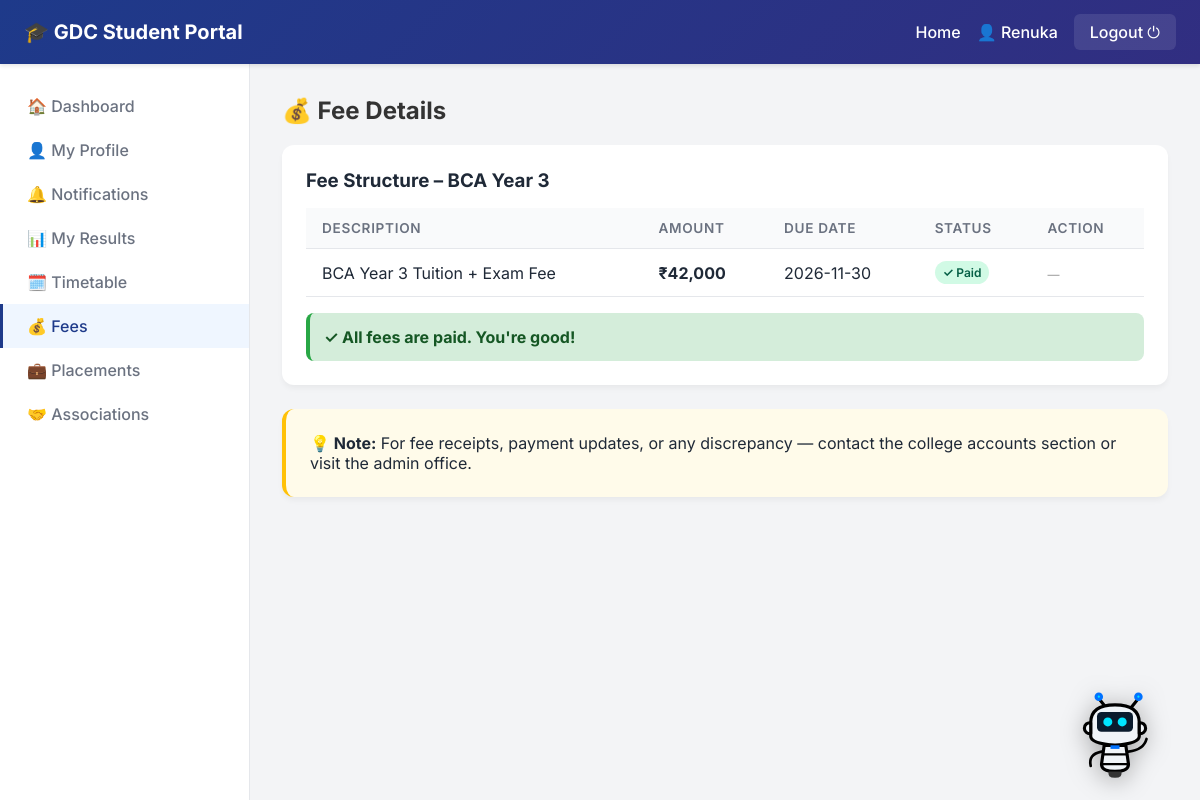
The app's page /student/fees (signed in) with its own data.
### models.py (models this page shows)
class Student(db.Model):
    id = db.Column(db.Integer, primary_key=True)
    reg_number = db.Column(db.String(30), unique=True, nullable=False)
    name = db.Column(db.String(100), nullable=False)
    branch = db.Column(db.String(20))   # bca, bcom, bba, puc, mba, bca(m), bcom(m), bba(m), mba(m)
    year = db.Column(db.Integer)
    email = db.Column(db.String(100))
    phone = db.Column(db.String(15))
    username = db.Column(db.String(50), unique=True)
    password = db.Column(db.String(200))
    account_created = db.Column(db.Boolean, default=False)
    dob = db.Column(db.String(20))
    address = db.Column(db.String(200))
    photo = db.Column(db.String(200), default='default.png')

class Fee(db.Model):
    id = db.Column(db.Integer, primary_key=True)
    branch = db.Column(db.String(20), nullable=False)  # Supports: bca, bcom, bba, puc, mba, bca(m), bcom(m), bba(m), mba(m)
    year = db.Column(db.Integer, nullable=False)
    amount = db.Column(db.Float, nullable=False)
    description = db.Column(db.String(200))
    due_date = db.Column(db.String(30))
    updated_at = db.Column(db.DateTime, default=datetime.utcnow)

### student_routes.py (the view)
@student_bp.route('/fees')
@student_required
def student_fees():
    student = Student.query.get(session['user_id'])
    fees = Fee.query.filter_by(branch=student.branch, year=student.year).all()
    student_fees = StudentFee.query.filter_by(student_id=student.id).all()
    paid_ids = {sf.fee_id for sf in student_fees if sf.paid}
    return render_template('student/fees.html', student=student, fees=fees, paid_ids=paid_ids)

### student_routes.py (called while the page is built)
def student_required(f):
    from functools import wraps
    @wraps(f)
    def decorated(*args, **kwargs):
        if session.get('role') != 'student':
            return redirect(url_for('login'))
        return f(*args, **kwargs)
    return decorated

### templates/student/fees.html (shortened to what this page needs)
{% extends "student/base_student.html" %}
{% block content %}
<h2 style="margin-bottom:20px;color:#333;">💰 Fee Details</h2>
{% if fees %}
<div class="card">
  <h3 style="margin-bottom:16px;">Fee Structure – {{ student.branch.upper() }} Year {{ student.year }}</h3>
  <table>
    <thead>
      <tr><th>Description</th><th>Amount</th><th>Due Date</th><th>Status</th><th>Action</th></tr>
    </thead>
    <tbody>
      {% set total_pending = namespace(amt=0) %}
      {% for f in fees %}
      {% set is_paid = f.id in paid_ids %}
      {% if not is_paid %}{% set total_pending.amt = total_pending.amt + f.amount %}{% endif %}
      <tr>
        <td>{{ f.description or 'Fee' }}</td>
        <td><strong>₹{{ "{:,.0f}".format(f.amount) }}</strong></td>
        <td>{{ f.due_date or 'On Demand' }}</td>
        <td>
          {% if is_paid %}
          <span class="badge badge-green">✓ Paid</span>
          {% else %}
          <span class="badge badge-red">⏳ Pending</span>
          {% endif %}
        </td>
        <td>
          {% if not is_paid %}
          <form action="{{ url_for('student.mark_fee_paid', fee_id=f.id) }}" method="POST" style="display:inline;">
            <button type="submit" class="btn btn-sm" style="background:#4CAF50;color:white;padding:6px 12px;border-radius:4px;border:none;cursor:pointer;font-size:12px;">✓ Paid via Office</button>
          </form>
          {% else %}
          <span style="color:#999;font-size:12px;">—</span>
          {% endif %}
        </td>
      </tr>
      {% endfor %}
    </tbody>
  </table>
  {% if total_pending.amt > 0 %}
  <div style="margin-top:16px;padding:14px;background:#fef2f2;border-radius:8px;
              border-left:4px solid #dc3545;">
    <strong style="color:#b91c1c;">⚠️ Total Pending Amount: ₹{{ "{:,.0f}".format(total_pending.amt) }}</strong><br>
    <small style="color:#666;">Please pay at the college accounts section or contact admin.</small>
  </div>
  {% else %}
  <div style="margin-top:16px;padding:14px;background:#d4edda;border-radius:8px;
              border-left:4px solid #28a745;">
    <strong style="color:#155724;">✓ All fees are paid. You're good!</strong>
  </div>
  {% endif %}
</div>
<div class="card" style="background:#fffbea;border-left:4px solid #ffc107;">
  <strong>💡 Note:</strong> For fee receipts, payment updates, or any discrepancy — contact the college accounts section or visit the admin office.
</div>
{% else %}
<div class="card">
  <p style="color:#999;text-align:center;padding:30px;">
    No fee records found for your branch/year. Contact admin.
  </p>
</div>
{% endif %}
{% endblock %}

### static/css/style.css (style rules this page uses)
:root { --primary: #1e3a8a; --secondary: #d97706; --bg-color: #f3f4f6; --text-dark: #1f2937; --text-light: #6b7280; --white: #ffffff; --sidebar-w: 250px; }
* { margin: 0; padding: 0; box-sizing: border-box; }
body { font-family: 'Inter', sans-serif; background-color: var(--bg-color); color: var(--text-dark); }
.card { background: var(--white); padding: 24px; border-radius: 12px; box-shadow: 0 4px 6px -1px rgba(0,0,0,0.05); margin-bottom: 24px; }
table { width: 100%; border-collapse: collapse; }
th, td { padding: 12px 16px; text-align: left; border-bottom: 1px solid #e5e7eb; }
th { background: #f9fafb; font-weight: 600; font-size: 0.85rem; text-transform: uppercase; color: var(--text-light); letter-spacing: 0.05em; }
.badge { display: inline-block; padding: 4px 8px; border-radius: 9999px; font-size: 0.75rem; font-weight: 600; }
.badge-green { background: #d1fae5; color: #065f46; }

### records on screen
Student: branch "BCA", year "3"
Fee: description "BCA Year 3 Tuition + Exam Fee", amount "42,000", due_date "2026-11-30"

### other values on screen
{{ session.name }} "Renuka"
